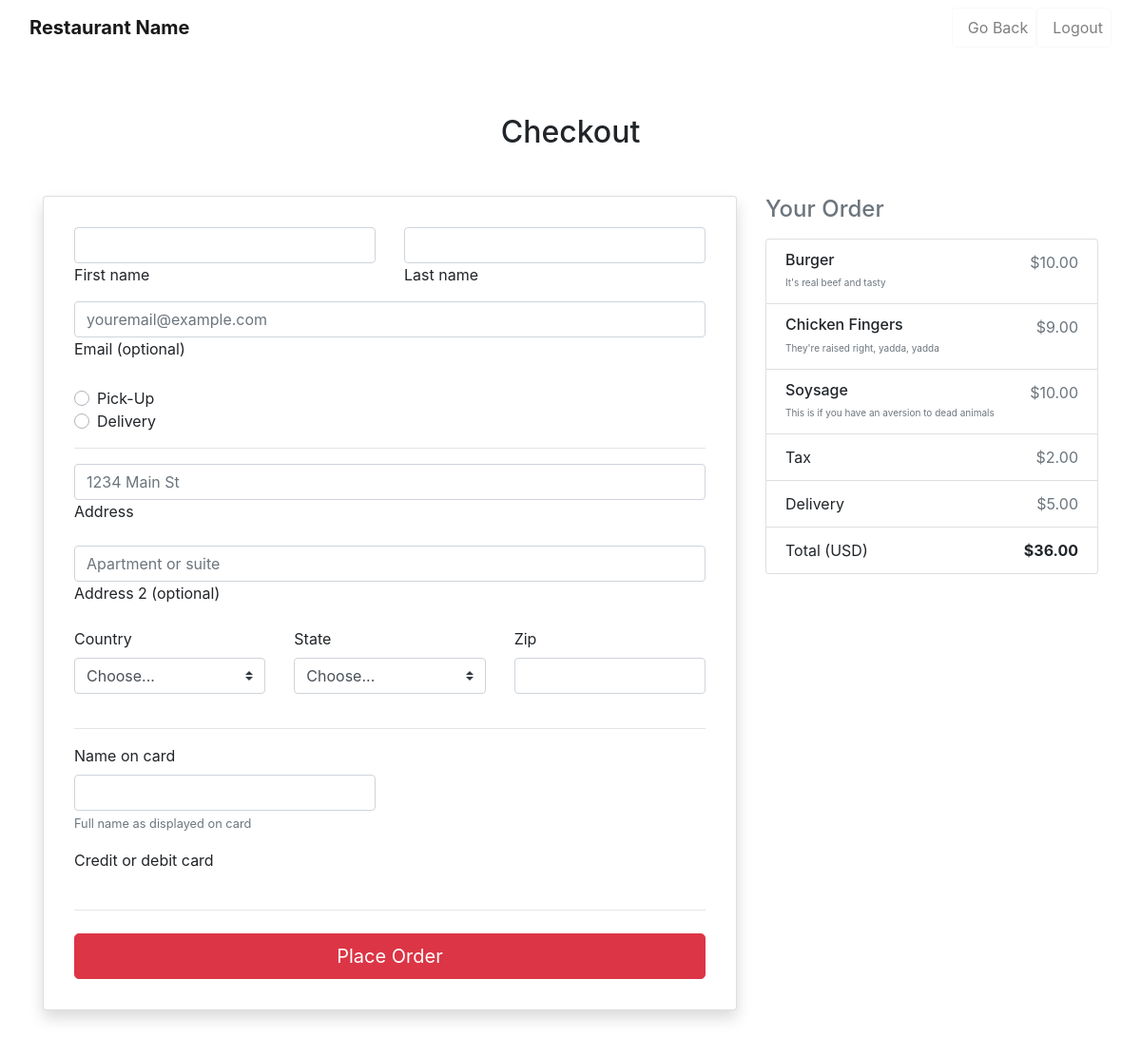
Page /order-online/checkout on the earlier database version.
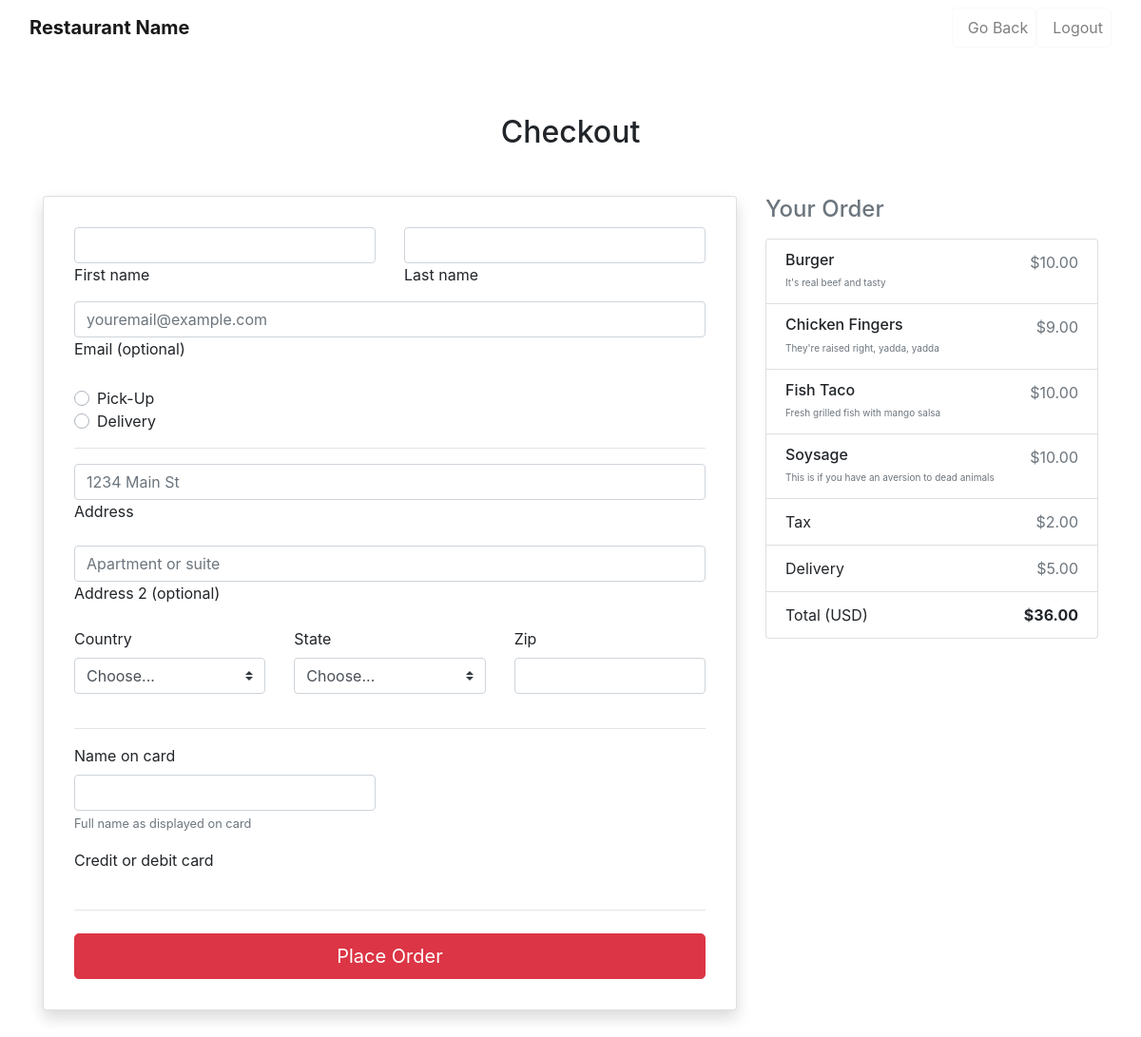
Same page on the later database version.
### adminPanel/models.py (models this page shows)
class Item(models.Model):
    item_name = models.CharField(max_length=255)
    item_desc = models.TextField()
    item_price = models.DecimalField(max_digits=7, decimal_places=2)
    item_image = models.ImageField(upload_to='images/', blank=True, null=True)
    min_calories = models.IntegerField()
    max_calories = models.IntegerField()
    dietary = models.TextField(blank=True)
    is_available = models.BooleanField()
    category = models.ForeignKey(Category, related_name='item_category', related_query_name='items', on_delete=models.CASCADE)
    subcategory = models.ForeignKey(SubCategory, related_name='item_subcategory', related_query_name='items', on_delete=models.CASCADE)
    locations = models.ManyToManyField(Location, related_name='item_location', related_query_name='items')
    created_at = models.DateTimeField(auto_now_add=True)
    updated_at = models.DateTimeField(auto_now=True)
    objects = ItemManager()

### onlineOrder/views.py (the view)
# urls.py: path('checkout', views.checkout, name="checkout"),
def checkout(request):
    context = {
        'items': Item.objects.all(),
    }
    return render(request, 'checkout.html', context)

### onlineOrder/templates/checkout.html (shortened to what the changed rows need)
<!DOCTYPE html>
<html lang="en">
<head>
    {% load static %}
    <link rel="stylesheet" href="https://maxcdn.bootstrapcdn.com/bootstrap/4.5.2/css/bootstrap.min.css">
</head>
<body>
  <main class="mt-5 pt-4" style="padding-top: -0.5rem;">
    <div class="container">
      <h2 class="my-5 h2 text-center">Checkout</h2>
        <div class="col-md-4 mb-4">
          <ul class="list-group mb-3 z-depth-1">
            {% for item in items %}
            <li class="list-group-item d-flex justify-content-between lh-condensed">
              <div>
                <h6 class="my-0">{{item.item_name}}</h6>
                <small class="text-muted" style="font-size: 10px;">{{item.item_desc}}</small>
              </div>
              <span class="text-muted">${{item.item_price}}</span>
            </li>
            {% endfor %}
          </ul>
        </div>
      </div>
  </main>
</body>
</html>

Differences in the rows shown:
added Item: item_name "Fish Taco", item_desc "Fresh grilled fish with mango salsa", item_price "10.00"
